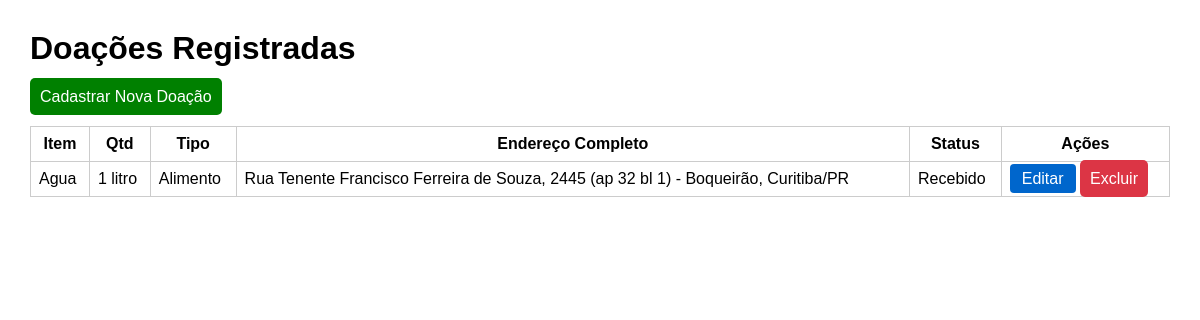
The page / on the database its author committed.
### tables this page shows
CREATE TABLE doacoes (
            id INTEGER PRIMARY KEY AUTOINCREMENT,
            item TEXT NOT NULL,
            quantidade TEXT NOT NULL, -- Mudado de INTEGER para TEXT
            tipo TEXT NOT NULL,
            cep TEXT NOT NULL,
            logradouro TEXT NOT NULL,
            numero INTEGER NOT NULL,
            complemento TEXT,
            bairro TEXT NOT NULL,
            cidade TEXT NOT NULL,
            estado TEXT NOT NULL,
            status TEXT NOT NULL
        );

### app/routers/doacoes.py (the view)
@router.get("/")
def listar(request: Request):
    doacoes = listar_doacoes()
    return templates.TemplateResponse("index.html", {"request": request, "doacoes": doacoes})

### app/templates/index.html (shortened to what this page needs)
<!DOCTYPE html>
<html lang="pt-BR">
<head>
    <link rel="stylesheet" href="/static/style.css">
</head>
<body>
    <h1>Doações Registradas</h1>
    <a href="/cadastro" class="botao">Cadastrar Nova Doação</a>
    <table>
        <tr>
            <th>Item</th>
            <th>Qtd</th>
            <th>Tipo</th>
            <th>Endereço Completo</th>
            <th>Status</th>
            <th>Ações</th>
        </tr>
        {% for d in doacoes %}
        <tr>
            <td>{{ d[1] }}</td>
            <td>{{ d[2] }}</td>
            <td>{{ d[3] }}</td>
            <td>
                {{ d[5] }}, {{ d[6] }}
                {% if d[7] %} ({{ d[7] }}) {% endif %}
                - {{ d[8] }}, {{ d[9] }}/{{ d[10] }}
            </td>
            <td>{{ d[11] }}</td>
            <td>
                <a href="/editar/{{ d[0] }}" class="botao botao-editar">Editar</a>
                <a href="/excluir/{{ d[0] }}" class="botao botao-excluir"
                   style="background-color: #dc3545;"
                   onclick="return confirm('Deseja realmente excluir?')">Excluir</a>
            </td>
        </tr>
        {% endfor %}
    </table>
</body>
</html>

### app/static/style.css (style rules this page uses)
body { font-family: Arial; margin: 30px; }
.botao { padding: 10px; background: green; color: white; text-decoration: none; border-radius: 5px; }
table { width: 100%; border-collapse: collapse; margin-top: 20px; }
td, th { border: 1px solid #ccc; padding: 8px; }
.botao-editar { background-color: #0066cc; color: white; padding: 6px 12px; border-radius: 4px; text-decoration: none; }

### rows shown on the page
doacoes: item "Agua", quantidade "1 litro", tipo "Alimento", logradouro "Rua Tenente Francisco Ferreira de Souza", numero "2445", complemento "ap 32 bl 1", bairro "Boqueirão", cidade "Curitiba", estado "PR", status "Recebido"
